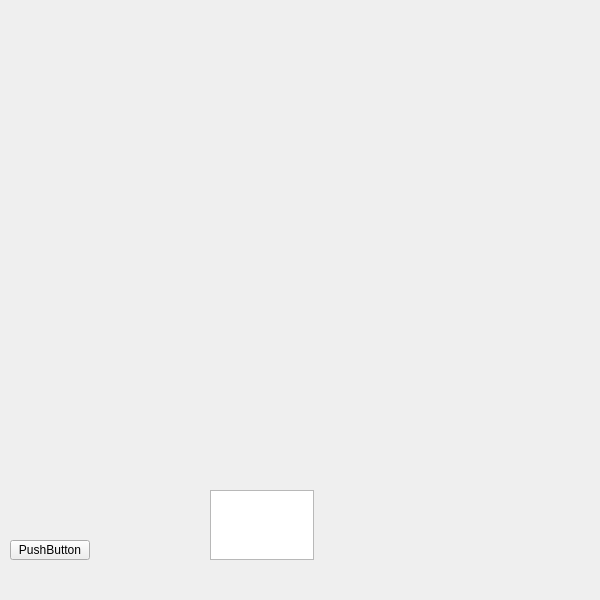
<?xml version="1.0" encoding="UTF-8"?>
<ui version="4.0">
 <class>Widget</class>
 <widget class="QWidget" name="Widget">
  <property name="geometry">
   <rect>
    <x>0</x>
    <y>0</y>
    <width>600</width>
    <height>600</height>
   </rect>
  </property>
  <property name="windowTitle">
   <string>Form</string>
  </property>
  <widget class="QPushButton" name="pushButton">
   <property name="geometry">
    <rect>
     <x>10</x>
     <y>540</y>
     <width>80</width>
     <height>20</height>
    </rect>
   </property>
   <property name="text">
    <string>PushButton</string>
   </property>
  </widget>
  <widget class="QTextEdit" name="textEdit">
   <property name="geometry">
    <rect>
     <x>210</x>
     <y>490</y>
     <width>104</width>
     <height>70</height>
    </rect>
   </property>
  </widget>
 </widget>
 <resources/>
 <connections/>
</ui>
